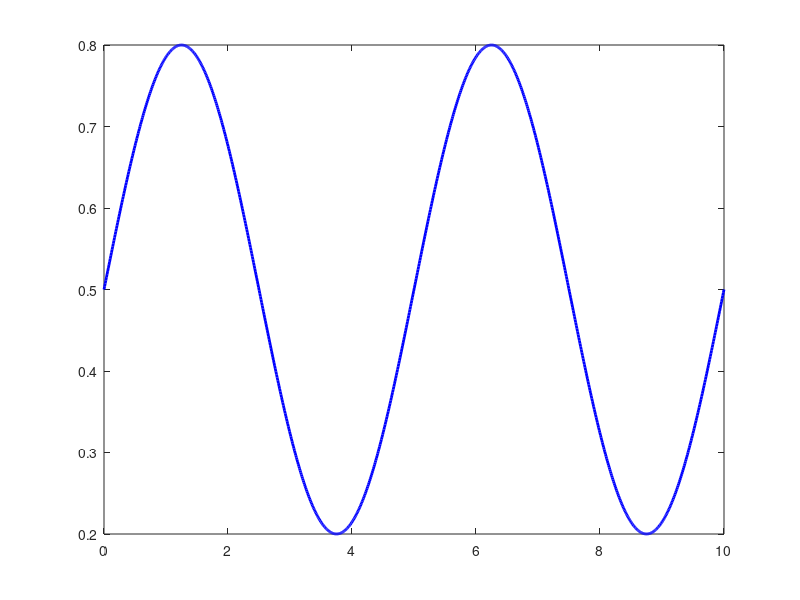

Reproduce this figure in MATLAB. (Note: this script raises an error after producing the figure.)
% Ciclo respiratorio

t = linspace(0, 10, 1000); % Tiempo en segundos
volumen = 0.5 + 0.3 * sin(2 * pi * t / 5); % Volumen idealizado en litros

figure;
plot(t, volumen, 'b', 'LineWidth', 2);
hold on;
yline(0.5, '--k', 'Capacidad Residual');
xlabel('Tiempo (s)');
ylabel('Volumen Pulmonar (L)');
title('Ciclo Respiratorio');
grid on;

% Marcar inspiración y espiración
inspiracion = t(volumen >= 0.5);
espiracion = t(volumen < 0.5);

fill([inspiracion fliplr(inspiracion)], [volumen(volumen >= 0.5) 0.5*ones(size(inspiracion))], 'g', 'FaceAlpha', 0.3, 'EdgeColor', 'none');
fill([espiracion fliplr(espiracion)], [volumen(volumen < 0.5) 0.5*ones(size(espiracion))], 'r', 'FaceAlpha', 0.3, 'EdgeColor', 'none');

legend({'Volumen Pulmonar', 'Capacidad Residual', 'Inspiración', 'Espiración'});
hold off;
